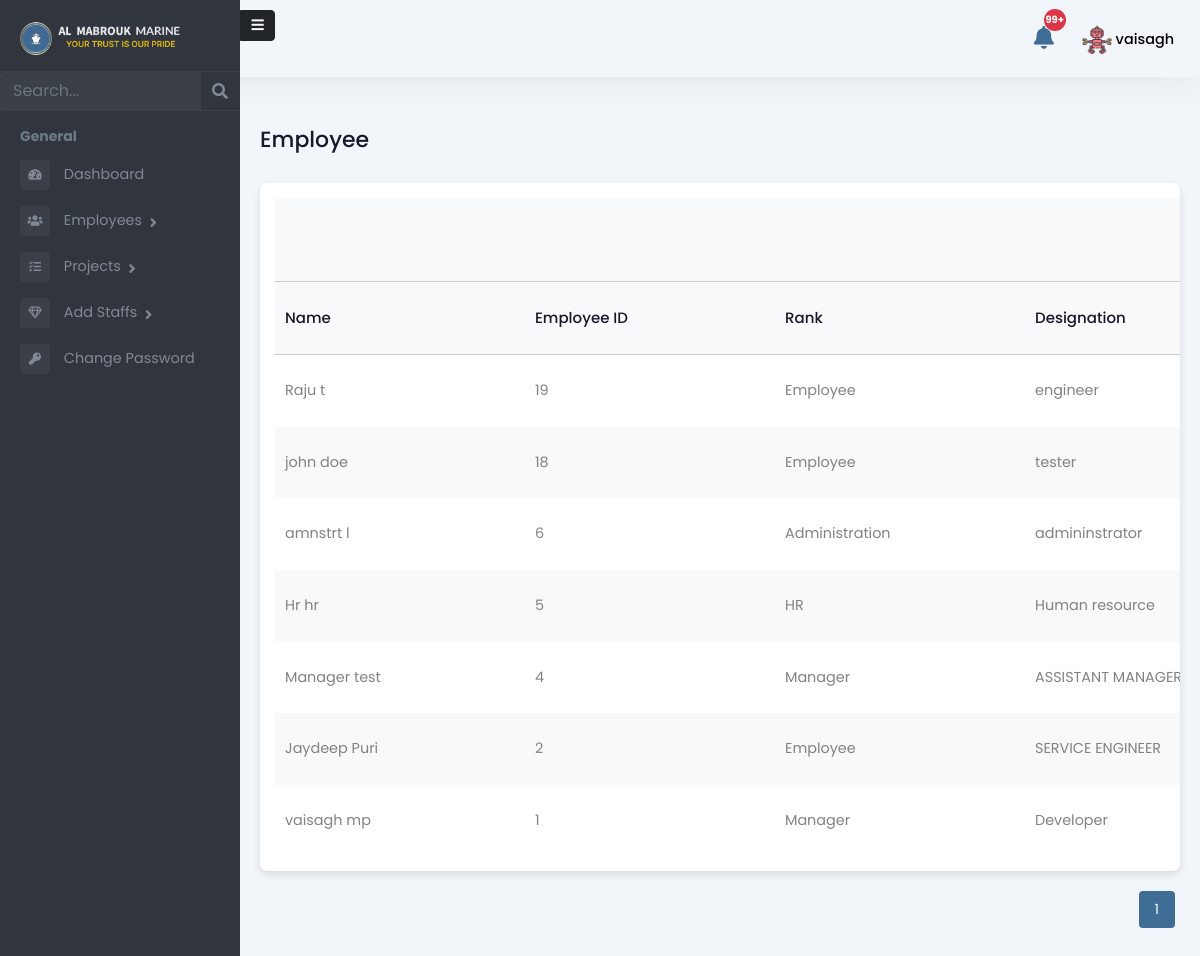
Screenshot of /admin-panel/employees/ (signed in) with the database file from the repository.
### Admin/models.py (models this page shows, shortened)
class Employee(models.Model):
    user = models.OneToOneField(User, on_delete=models.CASCADE, related_name='employee_profile')
    is_employee = models.BooleanField(default=False)
    is_manager = models.BooleanField(default=False)
    is_administration = models.BooleanField(default=False)
    is_hr = models.BooleanField(default=False)
    rank = models.CharField(max_length=255, blank=True, null=True)
    salary = models.DecimalField(max_digits=10, decimal_places=2, blank=True, null=True)
    work_days = models.DecimalField(max_digits=10, decimal_places=2, default=0, blank=True)
    holidays = models.IntegerField(null=True, blank=True)
    overseas_days = models.IntegerField(default=0)
    date_of_birth = models.DateField(null=True, blank=True)
    phone_number = models.CharField(max_length=15, blank=True, null=True)
    date_of_join = models.DateField(null=True, blank=True)
    address = models.TextField(blank=True, null=True)
    profile_picture = models.ImageField(upload_to="profile_pictures/", null=True, blank=True)
    def get_role(self):
        if self.is_manager:
            return "Manager"
        if self.is_employee:
            return "Employee"
        if self.is_administration:
            return "Administration"
        if self.is_hr:
            return "HR"
        return "Unknown"

### Admin/views.py (the view)
# urls.py: path('employees/', employee_list, name='employee_list'),
@login_required
def employee_list(request):
    if not request.user.is_staff:
        return redirect('custom-login')
    employees = Employee.objects.select_related('user').annotate(
        team_ongoing_count=Count(
            'project_statuses',
            filter=Q(project_statuses__status='ONGOING'),
            distinct=True
        ),
        manager_ongoing_count=Count(
            'managed_projects',
            filter=Q(managed_projects__status='ONGOING'),
            distinct=True
        ),
        ongoing_project_count=F('team_ongoing_count') + F('manager_ongoing_count')
    ).prefetch_related(
        Prefetch(
            'project_statuses',
            queryset=TeamMemberStatus.objects.filter(status='ONGOING').select_related('team__project'),
            to_attr='assigned_projects'
        ),
        Prefetch(
            'managed_projects',
            queryset=Project.objects.filter(status='ONGOING'),
            to_attr='ongoing_managed_projects'
        )
    ).order_by('-user__date_joined')
    paginator = Paginator(employees, 10)
    page_number = request.GET.get('page')
    page_obj = paginator.get_page(page_number)
    return render(request, 'Admin/employee_list.html', {
        'page_obj': page_obj, 'role': 'Admin'
    })

### templates/Admin/employee_list.html (shortened to what this page needs)
{% extends 'Admin/adminbase.html' %}
{% load static %}
{% block content %}
<div class="emply-list-wraper">
    <div class="pg-title">
        <h1>Employee</h1>
    </div>
    <div class="widget-box table-wdgt">
        {% if page_obj %}
        <table id="employeeTable">
            <thead>
                <tr style="border-bottom: 1px solid #ccc">
                    <th></th>
                    <th></th>
                    <th></th>
                    <th></th>
                </tr>
            </thead>
            <thead>
                <tr style="border-bottom: 1px solid #ccc">
                    <th>Name</th>
                    <th>Employee ID</th>
                    <th>Rank</th>
                    <th>Designation</th>
                </tr>
            </thead>
            <tbody>
                {% for employee in page_obj %}
                <tr>
                    <td>
                        <a href="{% url 'employee_profile' employee.id %}">
                            {{ employee.user.get_full_name|default:employee.user.username }}
                        </a>
                    </td>
                    <td>{{ employee.pk }}</td>
                    <td>{{ employee.get_role }}</td>
                    <td>{{ employee.rank }}</td>
                </tr>
                {% empty %}
                <tr>
                    <td colspan="7">No employees found.</td>
                </tr>
                {% endfor %}
            </tbody>
        </table>
        {% else %}
        <p class="text-center">NO EMPLOYEES</p>
        {% endif %}
    </div>
     <div class="pagination" id="pagination">
    {% for num in page_obj.paginator.page_range %}
        {% if num >= page_obj.number|add:'-2' and num <= page_obj.number|add:'2' %}
            <a href="?page={{ num }}">
                <button class="{% if num == page_obj.number %}active{% endif %}">{{ num }}</button>
            </a>
        {% endif %}
    {% endfor %}
</div>
</div>
{% endblock %}

### templates/Admin/adminbase.html (shortened to what this page needs)
{% load static %}
<!DOCTYPE html>
<html lang="en">
<head>
    <link rel="stylesheet" href="{% static 'assets/vendor/bootstrap/css/bootstrap.min.css' %}" />
    <link href="https://use.fontawesome.com/releases/v5.0.6/css/all.css" rel="stylesheet" />
    <link rel="stylesheet" href="https://use.fontawesome.com/releases/v5.15.4/css/all.css">
    <link href="https://cdn.jsdelivr.net/npm/bootstrap-icons@1.11.3/font/bootstrap-icons.css" rel="stylesheet">
    <link rel="stylesheet" href="{% static 'assets/css/style.css' %}" />
</head>
<body>
    <header>
      <div class="mb-top-hdr">
         <div class="hdr-notification">
        <a href="{% url 'admin-notifications' %}">
            <button type="button" class="btn btn-primary position-relative">
                <i class="fas fa-bell"></i>
                <span
                    id="admin-notification-count"
                    class="position-absolute top-0 start-100 translate-middle badge rounded-pill bg-danger"
                    data-count="{{ unread_notifications|add:'0' }}">
                </span>
            </button>
        </a>
    </div>
        <div class="hdr-user">
          <div class="dropdown">
            <button class="btndropdown-toggle" type="button" id="dropdownMenuButton1"
                  data-bs-toggle="dropdown" aria-expanded="false">
                  {% if request.user.employee_profile.profile_picture %}
                      <img src="{{ request.user.employee_profile.profile_picture.url }}"
                           alt="Profile Picture"
                           class="rounded-circle"
                           style="width: 30px; height: 30px; object-fit: cover;">
                  {% else %}
                      <i class="fas fa-user"></i>
                  {% endif %}
                  <span>{{ request.user.username }}</span>
              </button>
          </div>
        </div>
      </div>
    </header>
    <div class="page-wrapper chiller-theme toggled"  id="content">
        <nav id="sidebar"  class="sidebar-wrapper sidebar">
            <a id="show-sidebar"   onclick="toggleSidebar()" class="btn btn-sm btn-dark" href="#">
              <i class="fas fa-bars"></i>
            </a>
            <div class="sidebar-content">
              <div class="sidebar-brand">
                <a href="{% url 'admin-dashboard' %}"><img src="{% static 'assets/images/almabrouk-logo.webp' %}"
                    alt="Almabrouk Marine Logo" /></a>
              </div>
              <div class="sidebar-search">
                <form method="get" action="{% url 'search_redirect' %}">
                  <div class="input-group">
                    <input
                      type="text"
                      name="search"
                      class="form-control search-menu"
                      placeholder="Search..."
                      value="{{ search_query }}"
                    />
                    <div class="input-group-append">
                      <button class="input-group-text" type="submit" style="border: none; background: none;">
                    <i class="fa fa-search" aria-hidden="true"></i>
                  </button>
                    </div>
                  </div>
                </form>
              </div>
              <div class="sidebar-menu">
                <ul>
                  <li class="header-menu">
                    <span>General</span>
                  </li>
                  <li>
                    <a href="{% url 'admin-dashboard' %}">
                      <i class="fa fa-tachometer-alt"></i>
                      <span>Dashboard</span>
                    </a>
                  </li>
                  <li class="sidebar-dropdown">
                    <a href="#">
                      <i class="fas fa-users"></i>
                      <span>Employees</span>
                    </a>
                  </li>
                  <li class="sidebar-dropdown">
                    <a href="#">
                      <i class="fas fa-tasks"></i>
                      <span>Projects</span>
                    </a>
                  </li>
                  <li class="sidebar-dropdown">
                    <a href="#">
                      <i class="far fa-gem"></i>
                      <span>Add Staffs</span>
                    </a>
                  </li>
                  <li>
                    <a href="{% url 'change_password' %}">
                      <i class="fa fa-key"></i>
                      <span>Change Password</span>
                    </a>
                  </li>
                </ul>
              </div>
            </div>
          </nav>
        {% block content %}
        {% endblock %}
    </div>
</body>
</html>

### rows the page displays
Employee: user.get_full_name "Raju t", pk "19", get_role "Employee", rank "engineer"
Employee: user.get_full_name "john doe", pk "18", get_role "Employee", rank "tester"
Employee: user.get_full_name "amnstrt l", pk "6", get_role "Administration", rank "admininstrator"
Employee: user.get_full_name "Hr hr", pk "5", get_role "HR", rank "Human resource"
Employee: user.get_full_name "Manager test", pk "4", get_role "Manager", rank "ASSISTANT…"
Employee: user.get_full_name "Jaydeep Puri", pk "2", get_role "Employee", rank "SERVICE ENGINEER"
Employee: user.get_full_name "vaisagh mp", pk "1", get_role "Manager", rank "Developer"

### other values shown
{{ request.user.username }} "vaisagh"
{{ num }} "1"
